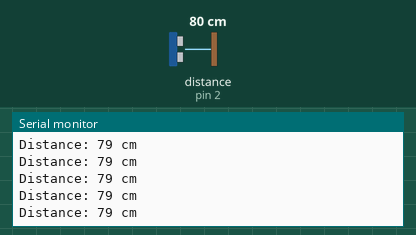
Recording of a sketch running on a simulated Arduino Uno, built with avr-gcc and run on an emulated ATmega328P. Parts: the last lines printed to the serial monitor. Wiring (inferred from the names in the program): ultrasonic range finder: trigger pin 3; echo pin 2. The test bench sets the inputs (shaded band); at power-on: distance to the obstacle (sensor on pin 2) 80 cm. The echo pulse lasts 58.3 µs per cm.

Above: at 1.2 s.
1.3 s: distance to the obstacle (sensor on pin 2) set to 2 cm
At 2.3 s:
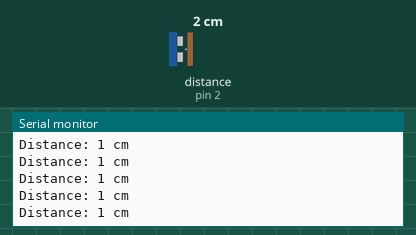
4.3 s: distance to the obstacle (sensor on pin 2) set to 4 cm
At 5.0 s:
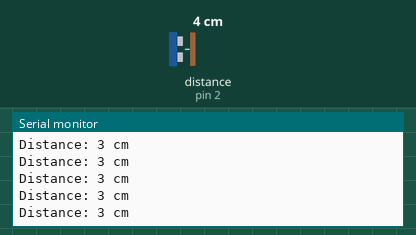
7.3 s: distance to the obstacle (sensor on pin 2) set to 18 cm
At 7.9 s:
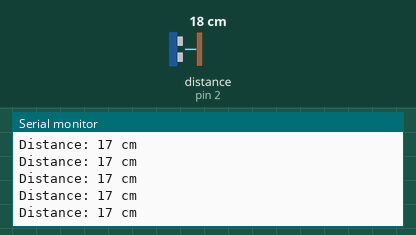
13.3 s: distance to the obstacle (sensor on pin 2) set to 120 cm
At 14.4 s:
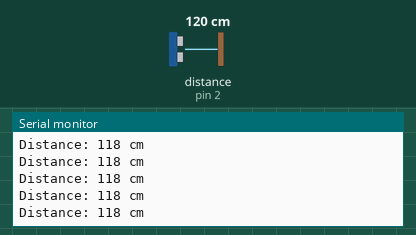
16.3 s: distance to the obstacle (sensor on pin 2) set to 9 cm
At 16.9 s:
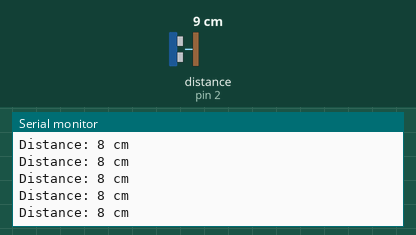
Timing chart, 0 to 19.3 s (numbered marks = the images above; inputs shaded):
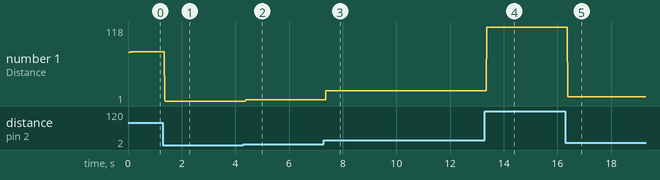

The sketch:

ultrasonic.ino
```cpp
#define echoPin 2 // attach pin 2 Arduino to pin Echo of the Ultrasonic Sensor
#define trigPin 3 //attach pin 3 Arduino to pin Trig of the Ultrasonic Sensor

// defines variables
long duration; // variable for the duration of sound wave travel
int distance; // variable for the distance measurement

void setup() {
  pinMode(trigPin, OUTPUT); // Sets the trigPin as an OUTPUT
  pinMode(echoPin, INPUT); // Sets the echoPin as an INPUT
  Serial.begin(9600); // // Serial Communication is starting with 9600 of baudrate speed
  Serial.println("Ultrasonic Sensor Test"); // print some text in Serial Monitor

}
void loop() {
  // Clears the trigPin condition
  digitalWrite(trigPin, LOW);
  delayMicroseconds(2);
  // Sets the trigPin HIGH (ACTIVE) for 10 microseconds
  digitalWrite(trigPin, HIGH);
  delayMicroseconds(10);
  digitalWrite(trigPin, LOW);
  // Reads the echoPin, returns the sound wave travel time in microseconds
  duration = pulseIn(echoPin, HIGH);
  // Calculating the distance
  distance = duration * 0.034 / 2; // Speed of sound wave divided by 2 (two way)
  // Displays the distance on the Serial Monitor
  Serial.print("Distance: ");
  Serial.print(distance);
  Serial.println(" cm");
}
```

Measured:
- after the input at 1.3 s, the serial monitor: prints a new line after 0.07 s (image 1)
- after the input at 4.3 s, the serial monitor: prints a new line after 0.08 s (image 2)
- after the input at 7.3 s, the serial monitor: prints a new line after 0.08 s (image 3)
- after the input at 13.3 s, the serial monitor: prints a new line after 0.07 s (image 4)
- after the input at 16.3 s, the serial monitor: prints a new line after 0.08 s (image 5)
- plotted number 1: 79 → 1 after the input at 1.3 s, 1 → 3 after the input at 4.3 s, 3 → 17 after the input at 7.3 s, 17 → 118 after the input at 13.3 s, 118 → 8 after the input at 16.3 s
